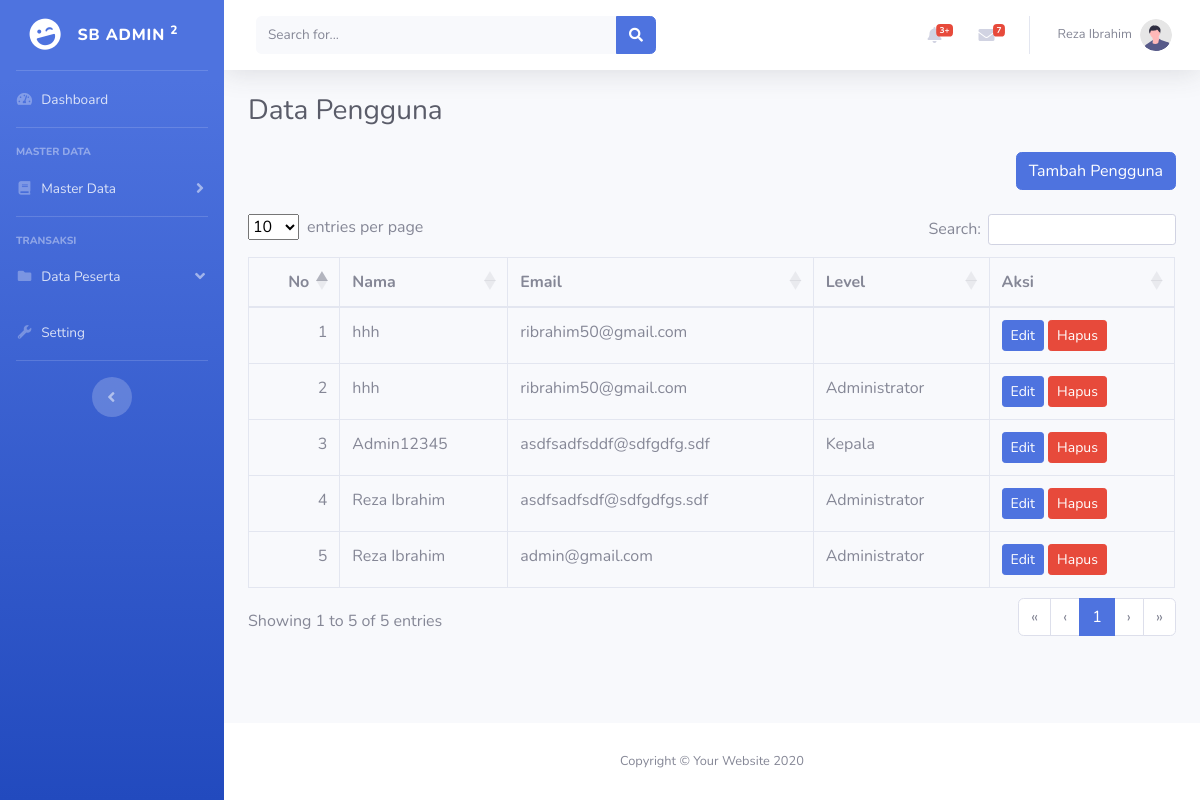
The page /user.php (signed in) on the database its author committed.
### tables this page shows
CREATE TABLE `user` (
  `id` int(11) NOT NULL,
  `id_level` int(11) NOT NULL,
  `nama` varchar(255) NOT NULL,
  `email` varchar(50) NOT NULL,
  `password` varchar(255) NOT NULL,
  `created_at` timestamp NOT NULL DEFAULT current_timestamp(),
  `updated_at` timestamp NOT NULL DEFAULT current_timestamp() ON UPDATE current_timestamp()
);

CREATE TABLE `level` (
  `id` int(11) NOT NULL,
  `nama_level` varchar(50) NOT NULL,
  `created_at` timestamp NOT NULL DEFAULT current_timestamp(),
  `updated_at` timestamp NOT NULL DEFAULT current_timestamp() ON UPDATE current_timestamp()
);

### user.php (the view, shortened to what this page needs)
<?php
include 'config/config.php';
$queryUser = mysqli_query($koneksi, "SELECT user.*, level.nama_level FROM user LEFT JOIN level ON level.id = user.id_level ORDER BY user.id DESC");
?>
<!DOCTYPE html>
<html lang="en">
<head>
    <?php include 'inc/head.php'; ?>
</head>
<body id="page-top">
    <div id="wrapper">
        <?php include 'inc/sidebar.php'; ?>
        <div id="content-wrapper" class="d-flex flex-column">
            <div id="content">
                <?php include 'inc/navbar.php'; ?>
                <div class="container-fluid">
                    <h1 class="h3 mb-4 text-gray-800">Data Pengguna</h1>
                    <div align="right">
                        <a href="tambah-user.php" class="btn btn-primary mb-3">Tambah Pengguna</a>
                    </div>
                    <div class="table-responsive">
                        <table class="table table-bordered" id="datatables">
                            <thead>
                                <tr>
                                    <th>No</th>
                                    <th>Nama</th>
                                    <th>Email</th>
                                    <th>Level</th>
                                    <th>Aksi</th>
                                </tr>
                            </thead>
                            <tbody>
                                <?php $no = 1;
                                while ($dataUser = mysqli_fetch_assoc($queryUser)) { ?>
                                    <tr>
                                        <td><?php echo $no++ ?> </td>
                                        <td><?php echo $dataUser['nama'] ?></td>
                                        <td><?php echo $dataUser['email'] ?></td>
                                        <td><?php echo $dataUser['nama_level'] ?></td>
                                        <td>
                                            <a href="tambah-user.php?edit=<?php echo $dataUser['id'] ?>" class="btn btn-primary btn-sm">Edit</a>
                                            <a onclick="return confirm('Apakah anda yakin akan menghapus data ini??')" href="tambah-user.php?delete=<?php echo $dataUser['id'] ?>" class="btn btn-danger btn-sm">Hapus</a>
                                        </td>
                                    </tr>
                                <?php } ?>
                            </tbody>
                        </table>
                    </div>
                </div>
            </div>
            <footer class="sticky-footer bg-white">
                <div class="container my-auto">
                    <div class="copyright text-center my-auto">
                        <span>Copyright &copy; Your Website 2020</span>
                    </div>
                </div>
            </footer>
        </div>
    </div>
</body>
</html>

### inc/head.php (shortened to what this page needs)
<link href="assets/admin/vendor/fontawesome-free/css/all.min.css" rel="stylesheet" type="text/css">
<link href="assets/admin/css/sb-admin-2.min.css" rel="stylesheet">
<link rel="stylesheet" href="assets/DataTables/datatables.min.css">

### inc/sidebar.php (shortened to what this page needs)
<ul class="navbar-nav bg-gradient-primary sidebar sidebar-dark accordion" id="accordionSidebar">
    <a class="sidebar-brand d-flex align-items-center justify-content-center" href="index.html">
        <div class="sidebar-brand-icon rotate-n-15">
            <i class="fas fa-laugh-wink"></i>
        </div>
        <div class="sidebar-brand-text mx-3">SB Admin <sup>2</sup></div>
    </a>
    <hr class="sidebar-divider my-0">
    <li class="nav-item">
        <a class="nav-link" href="dashboard.php">
            <i class="fas fa-fw fa-tachometer-alt"></i>
            <span>Dashboard</span></a>
    </li>
    <hr class="sidebar-divider">
    <?php if ($_SESSION['id_level'] == 1 or $_SESSION['id_level'] == 2) : ?>
        <div class="sidebar-heading">
            Master Data
        </div>
        <li class="nav-item">
            <a class="nav-link collapsed" href="#" data-toggle="collapse" data-target="#collapseUtilities" aria-expanded="true" aria-controls="collapseUtilities">
                <i class="fas fa-fw fa-book"></i>
                <span>Master Data</span>
            </a>
        </li>
    <?php endif ?>
    <hr class="sidebar-divider">
    <div class="sidebar-heading">
        Transaksi
    </div>
    <li class="nav-item ">
        <a class="nav-link" href="#" data-toggle="collapse" data-target="#collapsePages" aria-expanded="true" aria-controls="collapsePages">
            <i class="fas fa-fw fa-folder"></i>
            <span>Data Peserta</span>
        </a>
    </li>
    <li class="nav-item">
        <a class="nav-link" href="tables.html">
            <i class="fas fa-fw fa-wrench"></i>
            <span>Setting</span></a>
    </li>
    <hr class="sidebar-divider d-none d-md-block">
    <div class="text-center d-none d-md-inline">
        <button class="rounded-circle border-0" id="sidebarToggle"></button>
    </div>
</ul>

### inc/navbar.php (shortened to what this page needs)
<nav class="navbar navbar-expand navbar-light bg-white topbar mb-4 static-top shadow">
    <form class="d-none d-sm-inline-block form-inline mr-auto ml-md-3 my-2 my-md-0 mw-100 navbar-search">
        <div class="input-group">
            <input type="text" class="form-control bg-light border-0 small" placeholder="Search for..." aria-label="Search" aria-describedby="basic-addon2">
            <div class="input-group-append">
                <button class="btn btn-primary" type="button">
                    <i class="fas fa-search fa-sm"></i>
                </button>
            </div>
        </div>
    </form>
    <ul class="navbar-nav ml-auto">
        <li class="nav-item dropdown no-arrow mx-1">
            <a class="nav-link dropdown-toggle" href="#" id="alertsDropdown" role="button" data-toggle="dropdown" aria-haspopup="true" aria-expanded="false">
                <i class="fas fa-bell fa-fw"></i>
                <span class="badge badge-danger badge-counter">3+</span>
            </a>
        </li>
        <li class="nav-item dropdown no-arrow mx-1">
            <a class="nav-link dropdown-toggle" href="#" id="messagesDropdown" role="button" data-toggle="dropdown" aria-haspopup="true" aria-expanded="false">
                <i class="fas fa-envelope fa-fw"></i>
                <span class="badge badge-danger badge-counter">7</span>
            </a>
        </li>
        <li class="nav-item dropdown no-arrow">
            <a class="nav-link dropdown-toggle" href="#" id="userDropdown" role="button" data-toggle="dropdown" aria-haspopup="true" aria-expanded="false">
                <span class="mr-2 d-none d-lg-inline text-gray-600 small"><?php echo $_SESSION['nama'] ?></span>
                <img class="img-profile rounded-circle" src="img/undraw_profile.svg">
            </a>
        </li>
    </ul>
</nav>

### rows shown on the page
user: nama "hhh", email "ribrahim50@gmail.com"
user: nama "hhh", email "ribrahim50@gmail.com", id_level.nama_level "Administrator"
user: nama "Admin12345", email "asdfsadfsddf@sdfgdfg.sdf", id_level.nama_level "Kepala"
user: nama "Reza Ibrahim", email "asdfsadfsdf@sdfgdfgs.sdf", id_level.nama_level "Administrator"
user: nama "Reza Ibrahim", email "admin@gmail.com", id_level.nama_level "Administrator"

### other values the page prints
$_SESSION['nama'] "Reza Ibrahim"
